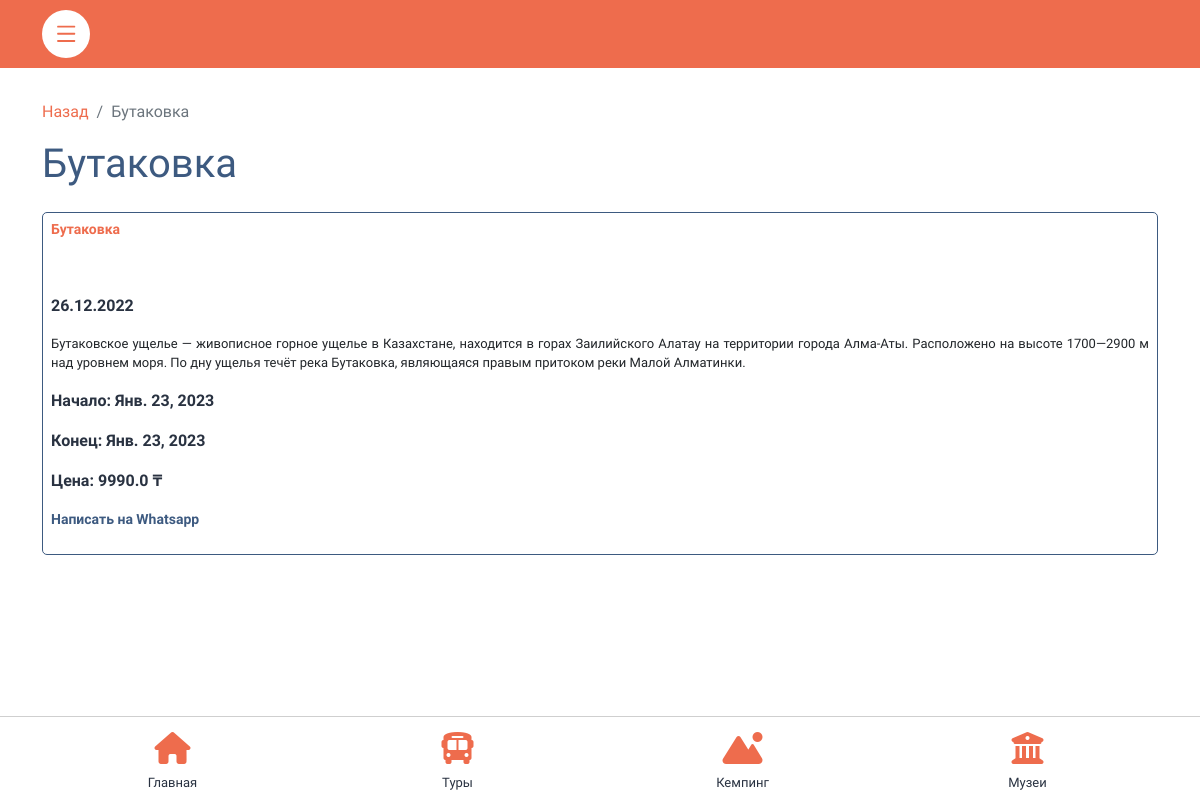
Screenshot of /camping/1/ (signed in) with the database file from the repository.
### coreApp/models.py (models this page shows, shortened)
class Camping(models.Model):
    campingName = models.CharField("Наименование тура", max_length=255)
    description = models.TextField("Описание")
    price = models.FloatField("Цена тура", default=0.0)
    postDate = models.DateTimeField("Дата публикации", default=datetime.now)
    tourDateStart = models.DateField("Начало")
    tourDateEnd = models.DateField("Конец")
    tourCover = models.CharField("Ссылка на изображение (1280x720)", max_length=500)
    whatsapp = models.CharField("WhatsApp", max_length=500, null=True, blank=True)
    instagram = models.CharField("Instagram", max_length=500, null=True, blank=True)
    class Meta:
        verbose_name = "Кемпинг"
        verbose_name_plural = "Кемпинг"

### coreApp/views.py (the view)
# urls.py: path('camping/<int:pk>/', views.campingDetail, name='campingDetail'),
def campingDetail(request, pk):
    camping = get_object_or_404(Camping, pk=pk)
    return render(request, "app/camping-detail.html", {
        'camping': camping
    })

### coreApp/templates/app/camping-detail.html (shortened to what this page needs)
{% extends '../base.html' %}
{% block content %}
{% if user.is_authenticated %}
<nav aria-label="breadcrumb mb-3">
  <ol class="breadcrumb">
    <li class="breadcrumb-item"><a class="orange-link" href="{% url 'allArticles' %}">Назад</a></li>
    <li class="breadcrumb-item active" aria-current="page">{{ camping.campingName }}</li>
  </ol>
</nav>
<div class="main mb-4">
    <h1 class="mb-2">{{ camping.campingName }}</h1>
</div>
<div class="posts mb-4">
    <div class="post-card" style="height: 100%">
        <h3>{{ camping.campingName }}</h3>
        <div class="mt-3 mb-3">
        </div>
        <p><strong>{{ camping.postDate|date:'d.m.Y' }}</strong></p>
        <p style="text-align: justify; font-size: 13px;">{{ camping.description }}</p>
        <p><strong>Начало: {{ camping.tourDateStart }}</strong></p>
        <p><strong>Конец: {{ camping.tourDateEnd }}</strong></p>
        <p><strong>Цена: {{ camping.price }} ₸</strong></p>
        <a href="#" class="d-block mt-3 mb-3">Написать на Whatsapp</a>
    </div>
</div>
{% endif %}
{% endblock %}

### coreApp/static/css/style.css (style rules this page uses)
* { font-family: 'Montserrat Alternates', sans-serif; }
ul, li { list-style: none; }
.main h1 { color: #3d5a80; font-weight: 500; }
.post-card { border: 1px solid #3d5a80; padding: 8px; width: 100%; border-radius: 5px; }
.post-card h3 { color: #ee6c4d; font-size: 14px; font-weight: 600; }
.post-card strong { color: #293241; }
.post-card a { color: #3d5a80; text-decoration: none; font-size: 14px; font-weight: 800; transition: 0.3s ease-in-out; }
.orange-link { color: #ee6c4d; text-decoration: none; }

### rows the page displays
Camping: campingName "Бутаковка", postDate "26.12.2022", description "Бутаковское ущелье — живописное горное ущелье в Казахстане, находится в горах Заилийского Алатау на территории города Алма-Аты. Расположено на высоте 1700—2900 м над уровнем моря. По дну ущелья течёт река Бутаковка, являющаяся правым притоком реки Малой Алматинки.", tourDateStart "Янв. 23, 2023", tourDateEnd "Янв. 23, 2023", price "9990.0"
